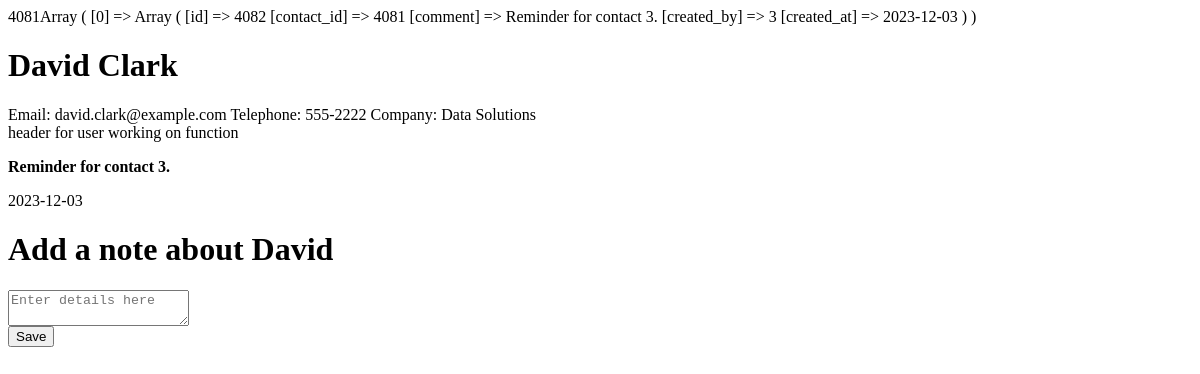
/screens/contactDetails.php?id=4081, run on an earlier commit of the app's database.
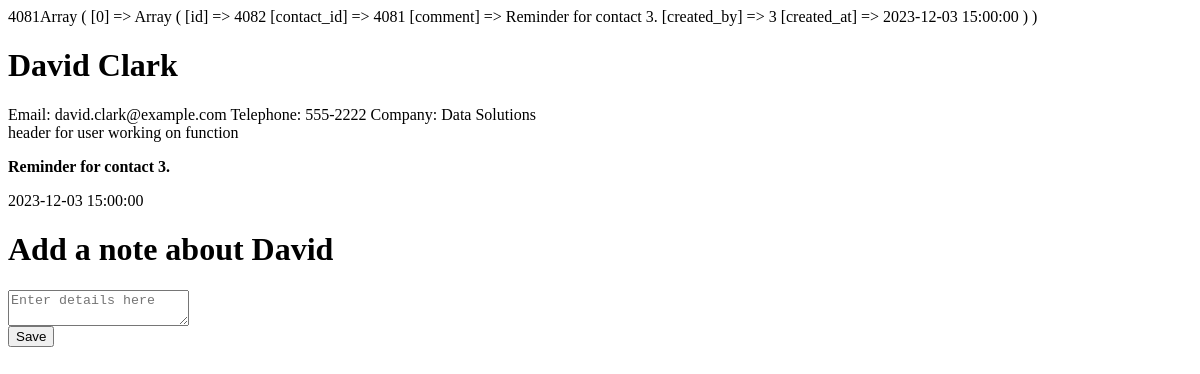
And on a later commit of the database.
### tables this page shows
CREATE TABLE `notes` (
 `id` int(11) NOT NULL AUTO_INCREMENT,
  `contact_id` int(11) NOT NULL,
  `comment` text NOT NULL,
  `created_by` int(11) NOT NULL,
  `created_at` DATETIME NOT NULL DEFAULT '0000-00-00 00:00:00',
  PRIMARY KEY (`id`)
);

### screens/contactDetails.php (the view, shortened to what this page needs)
<?php
include("../database/dbsetup.php");
$id = isset($_GET['id']) ? $_GET['id'] : '';
print_r($id);
$stmt = $conn->prepare("SELECT * FROM contacts WHERE id = ?");
$stmt->execute([$id]);
if ($stmt) {
    $result = $stmt->fetch(PDO::FETCH_ASSOC);
} else {
    echo "Error: " . $conn->errorInfo()[2];
}
$notesStmt = $conn->prepare("SELECT * FROM notes WHERE contact_id = ?");
$notesStmt->execute([$id]);
if ($notesStmt) {
    $notesResult = $notesStmt->fetchAll(PDO::FETCH_ASSOC);
    if ($notesResult) {
        print_r($notesResult);
    } else {
        echo "No notes found with the provided ID.";
    }
} else {
    echo "Error: " . $conn->errorInfo()[2];
}
?>
<!DOCTYPE html>
<html lang="en">
<head>
</head>
<body>
    <div id="contactDetailsHead">
        <h1> <?= $result['firstname'] ?> <?= $result['lastname'] ?> </h1>
    </div>
    <div id="contactDetailsBody">
        Email: <?= $result['email'] ?>
        Telephone: <?= $result['telephone'] ?>
        Company: <?= $result['company'] ?>
    </div>
    <div id="NotesBody">
        <?php foreach ($notesResult as $row): ?>
            <div id=C>header for user working on function</h3>
            <p><strong><?= $row['comment'] ?> </strong></p>
            <p><?= $row['created_at'] ?></p>
        <?php endforeach; ?>
    </div>
    <div id="NotesEntry">
        <form action="database/notesConnect.php" method="post">
            <h1>Add a note about <?= $result['firstname'] ?></h1>
            <textarea id="comment" name="comment" placeholder="Enter details here"></textarea>
            <br>
            <div id='savectrl'>
                <button type="submit" id="save">Save</button>
            </div>
        </form>
    </div>
</body>
</html>

What changed in the data, as far as the page shows it:
changed notes "Reminder for contact 3.": created_at "2023-12-03" → "2023-12-03 15:00:00"
Also different on the page:
text no longer shown: "Array ( [0] => Array ( [id] => 4082 [contact_id] => 4081 [comment] => Reminder for contact 3. [created_by] => 3 [created_at] => 2023-12-03 ) )"
text now shown: "Array ( [0] => Array ( [id] => 4082 [contact_id] => 4081 [comment] => Reminder for contact 3. [created_by] => 3 [created_at] => 2023-12-03 15:00:00 ) )"
